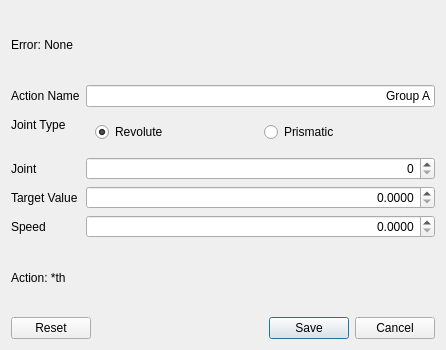
<?xml version="1.0" encoding="UTF-8"?>
<ui version="4.0">
 <class>JointActionDialog</class>
 <widget class="QDialog" name="JointActionDialog">
  <property name="geometry">
   <rect>
    <x>0</x>
    <y>0</y>
    <width>446</width>
    <height>350</height>
   </rect>
  </property>
  <property name="windowTitle">
   <string>Joint Action</string>
  </property>
  <layout class="QGridLayout" name="gridLayout">
   <item row="2" column="0">
    <widget class="QLabel" name="ActionthLabel">
     <property name="text">
      <string>Action: *th</string>
     </property>
    </widget>
   </item>
   <item row="3" column="0">
    <widget class="QDialogButtonBox" name="ActionButton">
     <property name="minimumSize">
      <size>
       <width>0</width>
       <height>0</height>
      </size>
     </property>
     <property name="orientation">
      <enum>Qt::Horizontal</enum>
     </property>
     <property name="standardButtons">
      <set>QDialogButtonBox::Cancel|QDialogButtonBox::Reset|QDialogButtonBox::Save</set>
     </property>
     <property name="centerButtons">
      <bool>false</bool>
     </property>
    </widget>
   </item>
   <item row="0" column="0">
    <widget class="QLabel" name="ErrorLabel">
     <property name="text">
      <string>Error: None</string>
     </property>
     <property name="wordWrap">
      <bool>true</bool>
     </property>
    </widget>
   </item>
   <item row="1" column="0">
    <layout class="QFormLayout" name="formLayout">
     <item row="0" column="0">
      <widget class="QLabel" name="label">
       <property name="text">
        <string>Action Name</string>
       </property>
      </widget>
     </item>
     <item row="0" column="1">
      <widget class="QLineEdit" name="ActionNameLabel">
       <property name="text">
        <string>Group A</string>
       </property>
       <property name="alignment">
        <set>Qt::AlignRight|Qt::AlignTrailing|Qt::AlignVCenter</set>
       </property>
       <property name="readOnly">
        <bool>false</bool>
       </property>
      </widget>
     </item>
     <item row="1" column="0">
      <widget class="QLabel" name="label_2">
       <property name="text">
        <string>Joint Type</string>
       </property>
      </widget>
     </item>
     <item row="1" column="1">
      <widget class="QFrame" name="frame">
       <layout class="QHBoxLayout" name="horizontalLayout">
        <item>
         <widget class="QRadioButton" name="RevoluteRadioButton">
          <property name="text">
           <string>Revolute</string>
          </property>
          <property name="checked">
           <bool>true</bool>
          </property>
         </widget>
        </item>
        <item>
         <widget class="QRadioButton" name="PrismaticRadioButton">
          <property name="text">
           <string>Prismatic</string>
          </property>
         </widget>
        </item>
       </layout>
      </widget>
     </item>
     <item row="2" column="0">
      <widget class="QLabel" name="label_3">
       <property name="text">
        <string>Joint</string>
       </property>
      </widget>
     </item>
     <item row="2" column="1">
      <widget class="QSpinBox" name="JointhValue">
       <property name="alignment">
        <set>Qt::AlignRight|Qt::AlignTrailing|Qt::AlignVCenter</set>
       </property>
       <property name="maximum">
        <number>10</number>
       </property>
      </widget>
     </item>
     <item row="3" column="0">
      <widget class="QLabel" name="label_4">
       <property name="text">
        <string>Target Value</string>
       </property>
      </widget>
     </item>
     <item row="3" column="1">
      <widget class="QDoubleSpinBox" name="JointhTargetValue">
       <property name="alignment">
        <set>Qt::AlignRight|Qt::AlignTrailing|Qt::AlignVCenter</set>
       </property>
       <property name="decimals">
        <number>4</number>
       </property>
       <property name="singleStep">
        <double>0.200000000000000</double>
       </property>
      </widget>
     </item>
     <item row="4" column="0">
      <widget class="QLabel" name="label_6">
       <property name="text">
        <string>Speed</string>
       </property>
      </widget>
     </item>
     <item row="4" column="1">
      <widget class="QDoubleSpinBox" name="SpeedValue">
       <property name="alignment">
        <set>Qt::AlignRight|Qt::AlignTrailing|Qt::AlignVCenter</set>
       </property>
       <property name="decimals">
        <number>4</number>
       </property>
       <property name="minimum">
        <double>0.000000000000000</double>
       </property>
       <property name="maximum">
        <double>100000.000000000000000</double>
       </property>
       <property name="singleStep">
        <double>0.100000000000000</double>
       </property>
      </widget>
     </item>
    </layout>
   </item>
  </layout>
 </widget>
 <resources/>
 <connections>
  <connection>
   <sender>ActionButton</sender>
   <signal>rejected()</signal>
   <receiver>ActionButton</receiver>
   <slot>close()</slot>
   <hints>
    <hint type="sourcelabel">
     <x>231</x>
     <y>338</y>
    </hint>
    <hint type="destinationlabel">
     <x>231</x>
     <y>338</y>
    </hint>
   </hints>
  </connection>
 </connections>
</ui>
